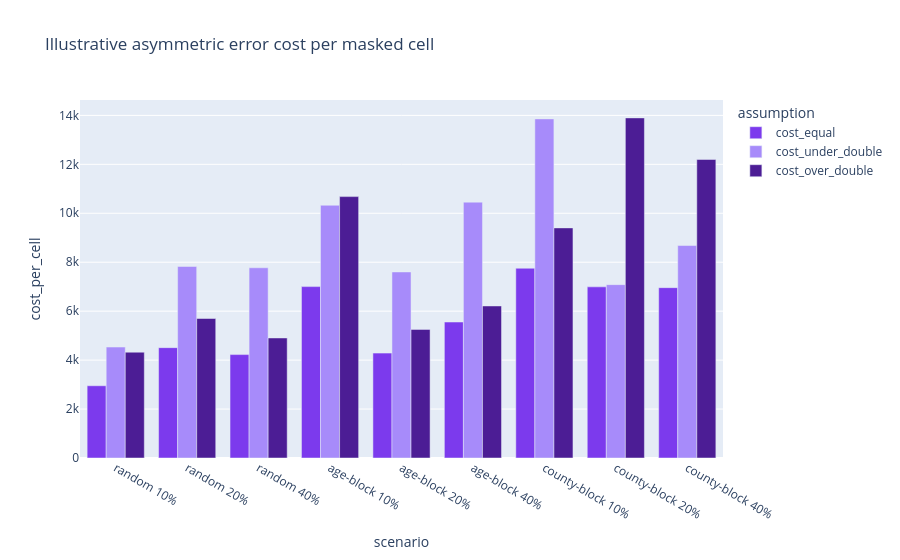

Notebook source saved alongside this figure:
### Markdown cell above
### Understanding error direction and assumed costs

The table studies what happens when predictions are too low or too high:

- `bias` is the average of **prediction minus actual**. A negative value indicates net underprediction; a positive value indicates net overprediction.
- `mean_underestimate` and `mean_overestimate` are the error amounts averaged across **all** hidden cells, including zero for cells with no error in that direction. `underestimate_fraction` is the share of hidden cells predicted below the true value.
- `cost_equal` weights under- and overestimation equally and equals MAE. `cost_under_double` doubles the weight of underestimates; `cost_over_double` doubles the weight of overestimates.

For random 20%, bias is about **-2,126 persons per cell**. Equal-weight loss is about **4,509**, rising to **7,827** when underestimation is given twice the weight. These weights are illustrative, not measured prices or financial losses.

### Code cell
model_charts['costs'].show()

### Figure 1 — Plotly figure (JSON) as saved in the notebook; plotly's stock layout.template omitted (floating-point values rounded to 4 significant figures)
{"data": [{"alignmentgroup": "True", "hovertemplate": "assumption=cost_equal<br>scenario=%{x}<br>cost_per_cell=%{y}<extra></extra>", "legendgroup": "cost_equal", "marker": {"color": "#7C3AED", "pattern": {"shape": ""}}, "name": "cost_equal", "offsetgroup": "cost_equal", "orientation": "v", "showlegend": true, "textposition": "auto", "type": "bar", "x": ["random 10%", "random 20%", "random 40%", "age-block 10%", "age-block 20%", "age-block 40%", "county-block 10%", "county-block 20%", "county-block 40%"], "xaxis": "x", "y": [2953.0, 4509.0, 4226.0, 7003.0, 4286.0, 5556.0, 7754.0, 6994.0, 6960.0], "yaxis": "y"}, {"alignmentgroup": "True", "hovertemplate": "assumption=cost_under_double<br>scenario=%{x}<br>cost_per_cell=%{y}<extra></extra>", "legendgroup": "cost_under_double", "marker": {"color": "#A78BFA", "pattern": {"shape": ""}}, "name": "cost_under_double", "offsetgroup": "cost_under_double", "orientation": "v", "showlegend": true, "textposition": "auto", "type": "bar", "x": ["random 10%", "random 20%", "random 40%", "age-block 10%", "age-block 20%", "age-block 40%", "county-block 10%", "county-block 20%", "county-block 40%"], "xaxis": "x", "y": [4533.0, 7827.0, 7773.0, 10330.0, 7603.0, 10460.0, 13860.0, 7084.0, 8682.0], "yaxis": "y"}, {"alignmentgroup": "True", "hovertemplate": "assumption=cost_over_double<br>scenario=%{x}<br>cost_per_cell=%{y}<extra></extra>", "legendgroup": "cost_over_double", "marker": {"color": "#4C1D95", "pattern": {"shape": ""}}, "name": "cost_over_double", "offsetgroup": "cost_over_double", "orientation": "v", "showlegend": true, "textposition": "auto", "type": "bar", "x": ["random 10%", "random 20%", "random 40%", "age-block 10%", "age-block 20%", "age-block 40%", "county-block 10%", "county-block 20%", "county-block 40%"], "xaxis": "x", "y": [4324.0, 5701.0, 4905.0, 10680.0, 5255.0, 6213.0, 9403.0, 13900.0, 12200.0], "yaxis": "y"}], "layout": {"barmode": "group", "legend": {"title": {"text": "assumption"}, "tracegroupgap": 0}, "title": {"text": "Illustrative asymmetric error cost per masked cell"}, "xaxis": {"anchor": "y", "domain": [0, 1], "title": {"text": "scenario"}}, "yaxis": {"anchor": "x", "domain": [0, 1], "title": {"text": "cost_per_cell"}}}}
